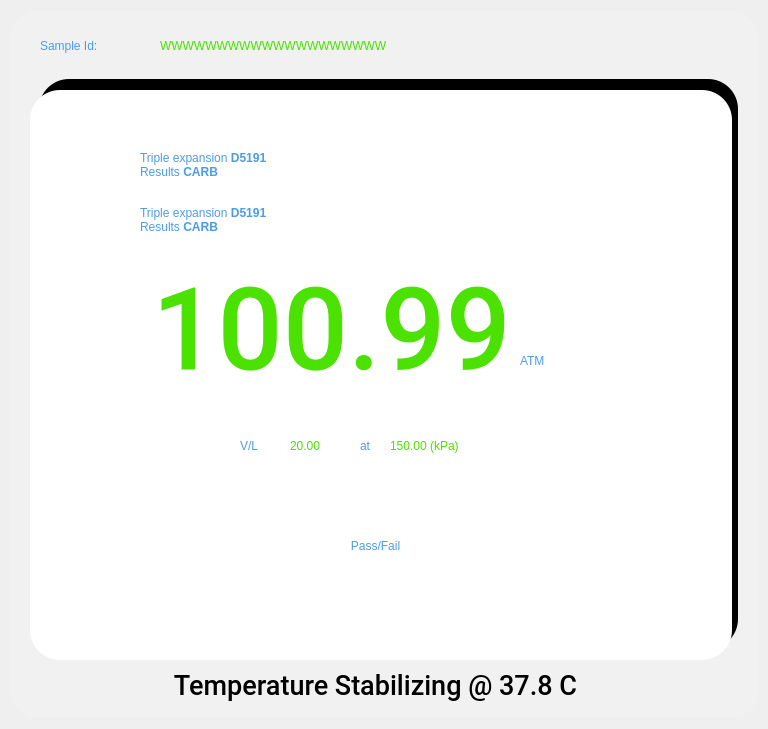
<?xml version="1.0" encoding="UTF-8"?>
<ui version="4.0">
 <class>sMeasuring2</class>
 <widget class="QWidget" name="sMeasuring2">
  <property name="geometry">
   <rect>
    <x>0</x>
    <y>0</y>
    <width>768</width>
    <height>729</height>
   </rect>
  </property>
  <property name="windowTitle">
   <string>Form</string>
  </property>
  <widget class="QFrame" name="frame">
   <property name="geometry">
    <rect>
     <x>10</x>
     <y>10</y>
     <width>749</width>
     <height>709</height>
    </rect>
   </property>
   <property name="styleSheet">
    <string notr="true">background-color: rgb(241, 241, 241);
border-width: 0px;
border-color: rgb(21, 100, 192);
border-style: solid;
border-radius: 30;
color: rgb(0, 0, 0);
font: 75 16pt &quot;Roboto Medium&quot;;

</string>
   </property>
   <property name="frameShape">
    <enum>QFrame::StyledPanel</enum>
   </property>
   <property name="frameShadow">
    <enum>QFrame::Raised</enum>
   </property>
   <widget class="QFrame" name="frame_2">
    <property name="geometry">
     <rect>
      <x>29</x>
      <y>69</y>
      <width>699</width>
      <height>570</height>
     </rect>
    </property>
    <property name="styleSheet">
     <string notr="true">background-color: rgb(0, 0, 0);
border-width: 0px;
border-color: rgb(21, 100, 192);
border-style: solid;
border-radius: 30;
color: rgb(0, 0, 0);
font: 75 16pt &quot;Roboto&quot;;

</string>
    </property>
    <property name="frameShape">
     <enum>QFrame::StyledPanel</enum>
    </property>
    <property name="frameShadow">
     <enum>QFrame::Raised</enum>
    </property>
   </widget>
   <widget class="QFrame" name="frame_3">
    <property name="geometry">
     <rect>
      <x>20</x>
      <y>80</y>
      <width>702</width>
      <height>570</height>
     </rect>
    </property>
    <property name="styleSheet">
     <string notr="true">background-color: rgb(255, 255, 255);
border-width: 0px;
border-color: rgb(21, 100, 192);
border-style: solid;
border-radius: 30;
color: rgb(0, 0, 0);
font: 75 16pt &quot;Roboto&quot;;

</string>
    </property>
    <property name="frameShape">
     <enum>QFrame::StyledPanel</enum>
    </property>
    <property name="frameShadow">
     <enum>QFrame::Raised</enum>
    </property>
    <widget class="QFrame" name="fr3Pr">
     <property name="geometry">
      <rect>
       <x>100</x>
       <y>335</y>
       <width>491</width>
       <height>80</height>
      </rect>
     </property>
     <property name="styleSheet">
      <string notr="true">border-width: 0px;</string>
     </property>
     <property name="frameShape">
      <enum>QFrame::StyledPanel</enum>
     </property>
     <property name="frameShadow">
      <enum>QFrame::Raised</enum>
     </property>
     <widget class="QLabel" name="lblPabs">
      <property name="geometry">
       <rect>
        <x>360</x>
        <y>40</y>
        <width>101</width>
        <height>21</height>
       </rect>
      </property>
      <property name="styleSheet">
       <string notr="true">color: rgb(75, 225, 0);
font: 75 18pt &quot;Roboto Medium&quot;;</string>
      </property>
      <property name="text">
       <string>99999.9</string>
      </property>
     </widget>
     <widget class="QLabel" name="label_9">
      <property name="geometry">
       <rect>
        <x>200</x>
        <y>10</y>
        <width>91</width>
        <height>31</height>
       </rect>
      </property>
      <property name="styleSheet">
       <string notr="true">color: rgb(77, 155, 232);
font: 75 16pt &quot;Roboto Medium&quot;;</string>
      </property>
      <property name="text">
       <string>Pgas</string>
      </property>
     </widget>
     <widget class="QLabel" name="lblPgas">
      <property name="geometry">
       <rect>
        <x>200</x>
        <y>40</y>
        <width>101</width>
        <height>21</height>
       </rect>
      </property>
      <property name="styleSheet">
       <string notr="true">color: rgb(75, 225, 0);
font: 75 18pt &quot;Roboto Medium&quot;;</string>
      </property>
      <property name="text">
       <string>10000.9</string>
      </property>
     </widget>
     <widget class="QLabel" name="lblPtot">
      <property name="geometry">
       <rect>
        <x>30</x>
        <y>40</y>
        <width>101</width>
        <height>21</height>
       </rect>
      </property>
      <property name="styleSheet">
       <string notr="true">color: rgb(75, 225, 0);
font: 75 18pt &quot;Roboto Medium&quot;;</string>
      </property>
      <property name="text">
       <string>10000.9</string>
      </property>
     </widget>
     <widget class="QLabel" name="label_10">
      <property name="geometry">
       <rect>
        <x>360</x>
        <y>10</y>
        <width>91</width>
        <height>31</height>
       </rect>
      </property>
      <property name="styleSheet">
       <string notr="true">color: rgb(77, 155, 232);
font: 75 16pt &quot;Roboto Medium&quot;;</string>
      </property>
      <property name="text">
       <string>Pabs</string>
      </property>
     </widget>
     <widget class="QLabel" name="label_8">
      <property name="geometry">
       <rect>
        <x>30</x>
        <y>10</y>
        <width>91</width>
        <height>31</height>
       </rect>
      </property>
      <property name="styleSheet">
       <string notr="true">color: rgb(77, 155, 232);
font: 75 16pt &quot;Roboto Medium&quot;;</string>
      </property>
      <property name="text">
       <string>Ptot</string>
      </property>
     </widget>
    </widget>
    <widget class="QLabel" name="lblResult">
     <property name="geometry">
      <rect>
       <x>100</x>
       <y>165</y>
       <width>381</width>
       <height>151</height>
      </rect>
     </property>
     <property name="font">
      <font>
       <family>Roboto Medium</family>
       <pointsize>86</pointsize>
       <weight>9</weight>
       <italic>false</italic>
       <bold>false</bold>
      </font>
     </property>
     <property name="styleSheet">
      <string notr="true">border-width: 0px;
color: rgb(75, 225, 0);
font: 75 86pt &quot;Roboto Medium&quot;;</string>
     </property>
     <property name="text">
      <string>100.99</string>
     </property>
     <property name="alignment">
      <set>Qt::AlignRight|Qt::AlignTrailing|Qt::AlignVCenter</set>
     </property>
    </widget>
    <widget class="QLabel" name="lblScale">
     <property name="geometry">
      <rect>
       <x>490</x>
       <y>255</y>
       <width>51</width>
       <height>31</height>
      </rect>
     </property>
     <property name="styleSheet">
      <string notr="true">color: rgb(77, 155, 232);
font: 75 16pt &quot;Roboto Black&quot;;</string>
     </property>
     <property name="text">
      <string>ATM</string>
     </property>
    </widget>
    <widget class="QLabel" name="lblPassFail">
     <property name="geometry">
      <rect>
       <x>140</x>
       <y>440</y>
       <width>411</width>
       <height>31</height>
      </rect>
     </property>
     <property name="styleSheet">
      <string notr="true">color: rgb(77, 155, 232);
font: 75 18pt &quot;Roboto Medium&quot;;</string>
     </property>
     <property name="text">
      <string>Pass/Fail</string>
     </property>
     <property name="alignment">
      <set>Qt::AlignCenter</set>
     </property>
    </widget>
    <widget class="QLabel" name="lblMethod">
     <property name="geometry">
      <rect>
       <x>110</x>
       <y>55</y>
       <width>471</width>
       <height>41</height>
      </rect>
     </property>
     <property name="styleSheet">
      <string notr="true">color: rgb(77, 155, 232);
font: 75 26pt &quot;Roboto Medium&quot;;</string>
     </property>
     <property name="text">
      <string>Triple expansion &lt;B&gt;D5191&lt;/B&gt;&lt;br&gt;Results &lt;B&gt;CARB&lt;/B&gt;</string>
     </property>
     <property name="alignment">
      <set>Qt::AlignLeading|Qt::AlignLeft|Qt::AlignVCenter</set>
     </property>
     <property name="wordWrap">
      <bool>true</bool>
     </property>
    </widget>
    <widget class="QFrame" name="frVLPr">
     <property name="geometry">
      <rect>
       <x>100</x>
       <y>315</y>
       <width>491</width>
       <height>80</height>
      </rect>
     </property>
     <property name="styleSheet">
      <string notr="true">border-width: 0px;</string>
     </property>
     <property name="frameShape">
      <enum>QFrame::StyledPanel</enum>
     </property>
     <property name="frameShadow">
      <enum>QFrame::Raised</enum>
     </property>
     <widget class="QLabel" name="label_11">
      <property name="geometry">
       <rect>
        <x>230</x>
        <y>20</y>
        <width>31</width>
        <height>41</height>
       </rect>
      </property>
      <property name="styleSheet">
       <string notr="true">color: rgb(77, 155, 232);
font: 75 16pt &quot;Roboto Medium&quot;;</string>
      </property>
      <property name="text">
       <string>at</string>
      </property>
     </widget>
     <widget class="QLabel" name="lblatPr">
      <property name="geometry">
       <rect>
        <x>260</x>
        <y>20</y>
        <width>141</width>
        <height>41</height>
       </rect>
      </property>
      <property name="styleSheet">
       <string notr="true">color: rgb(75, 225, 0);
font: 75 16pt &quot;Roboto Medium&quot;;</string>
      </property>
      <property name="text">
       <string>150.00 (kPa)</string>
      </property>
     </widget>
     <widget class="QLabel" name="lblVL">
      <property name="geometry">
       <rect>
        <x>160</x>
        <y>20</y>
        <width>61</width>
        <height>41</height>
       </rect>
      </property>
      <property name="styleSheet">
       <string notr="true">color: rgb(75, 225, 0);
font: 75 16pt &quot;Roboto Medium&quot;;</string>
      </property>
      <property name="text">
       <string>20.00</string>
      </property>
     </widget>
     <widget class="QLabel" name="label_13">
      <property name="geometry">
       <rect>
        <x>110</x>
        <y>20</y>
        <width>41</width>
        <height>41</height>
       </rect>
      </property>
      <property name="styleSheet">
       <string notr="true">color: rgb(77, 155, 232);
font: 75 16pt &quot;Roboto Medium&quot;;</string>
      </property>
      <property name="text">
       <string>V/L</string>
      </property>
     </widget>
    </widget>
    <widget class="QLabel" name="lblFormula">
     <property name="geometry">
      <rect>
       <x>110</x>
       <y>105</y>
       <width>471</width>
       <height>51</height>
      </rect>
     </property>
     <property name="styleSheet">
      <string notr="true">color: rgb(77, 155, 232);
font: 75 15pt &quot;Roboto Medium&quot;;</string>
     </property>
     <property name="text">
      <string>Triple expansion &lt;B&gt;D5191&lt;/B&gt;&lt;br&gt;Results &lt;B&gt;CARB&lt;/B&gt;</string>
     </property>
     <property name="alignment">
      <set>Qt::AlignLeading|Qt::AlignLeft|Qt::AlignVCenter</set>
     </property>
     <property name="wordWrap">
      <bool>true</bool>
     </property>
    </widget>
   </widget>
   <widget class="QLabel" name="lblSampleId">
    <property name="geometry">
     <rect>
      <x>150</x>
      <y>15</y>
      <width>451</width>
      <height>41</height>
     </rect>
    </property>
    <property name="styleSheet">
     <string notr="true">color: rgb(75, 225, 0);
font: 75 16pt &quot;Roboto Medium&quot;;</string>
    </property>
    <property name="text">
     <string>WWWWWWWWWWWWWWWWWWWW</string>
    </property>
   </widget>
   <widget class="QLabel" name="label_2">
    <property name="geometry">
     <rect>
      <x>30</x>
      <y>15</y>
      <width>111</width>
      <height>41</height>
     </rect>
    </property>
    <property name="styleSheet">
     <string notr="true">color: rgb(77, 155, 232);
font: 75 16pt &quot;Roboto Medium&quot;;</string>
    </property>
    <property name="text">
     <string>Sample Id:</string>
    </property>
   </widget>
   <widget class="QLabel" name="lblStatus">
    <property name="geometry">
     <rect>
      <x>130</x>
      <y>650</y>
      <width>471</width>
      <height>51</height>
     </rect>
    </property>
    <property name="font">
     <font>
      <family>Roboto Medium</family>
      <pointsize>20</pointsize>
      <weight>9</weight>
      <italic>false</italic>
      <bold>false</bold>
     </font>
    </property>
    <property name="styleSheet">
     <string notr="true">border-width: 0px;
font: 75 20pt &quot;Roboto Medium&quot;;</string>
    </property>
    <property name="text">
     <string>Temperature Stabilizing @ 37.8 C</string>
    </property>
    <property name="alignment">
     <set>Qt::AlignCenter</set>
    </property>
    <property name="wordWrap">
     <bool>true</bool>
    </property>
   </widget>
  </widget>
 </widget>
 <resources/>
 <connections/>
</ui>
